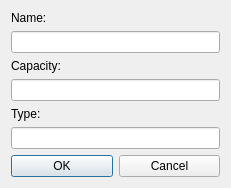
<?xml version="1.0" encoding="UTF-8"?>
<ui version="4.0">
 <class>StorageDialog</class>
 <widget class="QDialog" name="StorageDialog">
  <property name="geometry">
   <rect>
    <x>0</x>
    <y>0</y>
    <width>231</width>
    <height>184</height>
   </rect>
  </property>
  <property name="windowTitle">
   <string>Edit Storage</string>
  </property>
  <property name="styleSheet">
   <string notr="true">QWidget, QMenuBar::item, QHeaderView::section {
	background-color: qlineargradient(x1: 0, y1: 0, x2: 0, y2: 1,
                                      stop: 0 #c5d8ef, stop: 1 #89a5c3);
}

QLabel, QSlider {
	background-color: transparent;
}</string>
  </property>
  <property name="locale">
   <locale language="English" country="UnitedStates"/>
  </property>
  <layout class="QVBoxLayout" name="verticalLayout_2">
   <item>
    <layout class="QVBoxLayout" name="verticalLayout">
     <property name="sizeConstraint">
      <enum>QLayout::SetNoConstraint</enum>
     </property>
     <item>
      <widget class="QLabel" name="namelabel">
       <property name="sizePolicy">
        <sizepolicy hsizetype="Preferred" vsizetype="Fixed">
         <horstretch>0</horstretch>
         <verstretch>0</verstretch>
        </sizepolicy>
       </property>
       <property name="text">
        <string>Name:</string>
       </property>
      </widget>
     </item>
     <item>
      <layout class="QHBoxLayout" name="horizontalLayout_2">
       <item>
        <widget class="QLineEdit" name="id">
         <property name="enabled">
          <bool>true</bool>
         </property>
         <property name="readOnly">
          <bool>false</bool>
         </property>
        </widget>
       </item>
      </layout>
     </item>
     <item>
      <widget class="QLabel" name="volumelabel">
       <property name="sizePolicy">
        <sizepolicy hsizetype="Preferred" vsizetype="Fixed">
         <horstretch>0</horstretch>
         <verstretch>0</verstretch>
        </sizepolicy>
       </property>
       <property name="text">
        <string>Capacity:</string>
       </property>
      </widget>
     </item>
     <item>
      <layout class="QHBoxLayout" name="horizontalLayout_3">
       <item>
        <widget class="QLineEdit" name="volume">
         <property name="enabled">
          <bool>true</bool>
         </property>
         <property name="readOnly">
          <bool>false</bool>
         </property>
        </widget>
       </item>
      </layout>
     </item>
     <item>
      <widget class="QLabel" name="typelabel">
       <property name="text">
        <string>Type:</string>
       </property>
      </widget>
     </item>
     <item>
      <widget class="QLineEdit" name="type"/>
     </item>
     <item>
      <layout class="QHBoxLayout" name="horizontalLayout">
       <item>
        <widget class="QPushButton" name="OK">
         <property name="text">
          <string>OK</string>
         </property>
        </widget>
       </item>
       <item>
        <widget class="QPushButton" name="Cancel">
         <property name="text">
          <string>Cancel</string>
         </property>
        </widget>
       </item>
      </layout>
     </item>
    </layout>
   </item>
  </layout>
 </widget>
 <resources>
  <include location="resources.qrc"/>
 </resources>
 <connections>
  <connection>
   <sender>OK</sender>
   <signal>clicked()</signal>
   <receiver>StorageDialog</receiver>
   <slot>accept()</slot>
   <hints>
    <hint type="sourcelabel">
     <x>112</x>
     <y>127</y>
    </hint>
    <hint type="destinationlabel">
     <x>199</x>
     <y>149</y>
    </hint>
   </hints>
  </connection>
  <connection>
   <sender>Cancel</sender>
   <signal>clicked()</signal>
   <receiver>StorageDialog</receiver>
   <slot>reject()</slot>
   <hints>
    <hint type="sourcelabel">
     <x>219</x>
     <y>127</y>
    </hint>
    <hint type="destinationlabel">
     <x>199</x>
     <y>149</y>
    </hint>
   </hints>
  </connection>
 </connections>
 <slots>
  <slot>AddVersion()</slot>
  <slot>RemoveVersion()</slot>
 </slots>
</ui>
